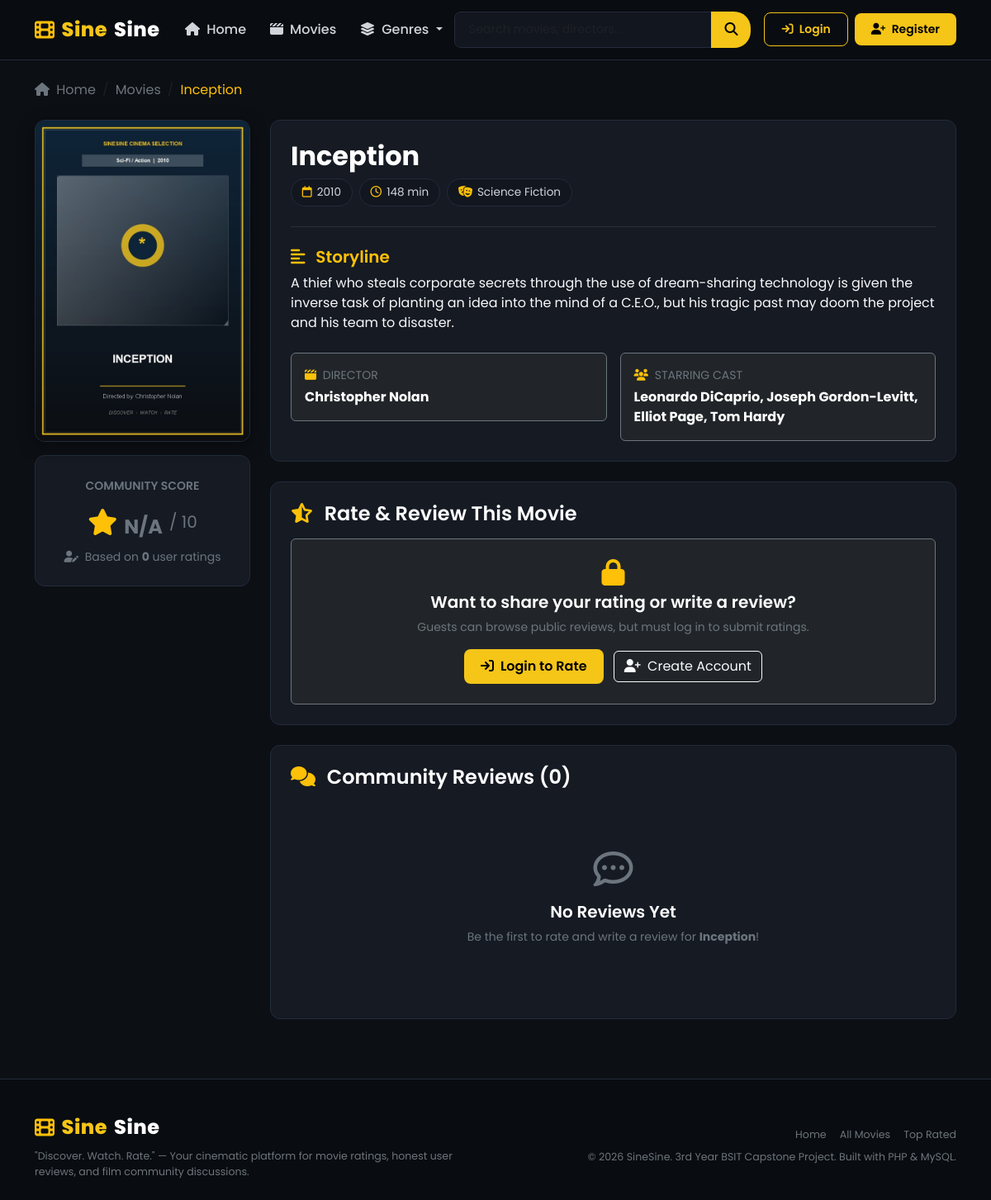
Page /movie-details.php?id=1 on the committed database.
### tables this page shows
CREATE TABLE `movies` (
  `id` INT AUTO_INCREMENT PRIMARY KEY,
  `title` VARCHAR(150) NOT NULL,
  `description` TEXT NOT NULL,
  `genre` VARCHAR(100) NOT NULL,
  `release_year` INT(4) NOT NULL,
  `director` VARCHAR(100) NOT NULL,
  `cast` TEXT NOT NULL,
  `duration` VARCHAR(50) NOT NULL,
  `poster` VARCHAR(255) NOT NULL,
  `created_at` TIMESTAMP DEFAULT CURRENT_TIMESTAMP
);

### includes/functions.php (called while the page is built, shortened)
<?php
function sanitize($data) {
    return htmlspecialchars(trim((string)$data), ENT_QUOTES, 'UTF-8');
}
function getMovieById($pdo, $movieId) {
    $sql = "SELECT m.*,
            COALESCE(AVG(r.rating), 0) AS avg_rating,
            COUNT(r.id) AS review_count
            FROM movies m
            LEFT JOIN reviews r ON m.id = r.movie_id
            WHERE m.id = :id
            GROUP BY m.id";
    $stmt = $pdo->prepare($sql);
    $stmt->execute([':id' => $movieId]);
    return $stmt->fetch();
}
function getMovieReviews($pdo, $movieId) {
    $sql = "SELECT r.*, u.username, u.full_name, u.avatar
            FROM reviews r
            JOIN users u ON r.user_id = u.id
            WHERE r.movie_id = :movie_id
            ORDER BY r.created_at DESC";
    $stmt = $pdo->prepare($sql);
    $stmt->execute([':movie_id' => $movieId]);
    return $stmt->fetchAll();
}

### includes/auth.php (called while the page is built, shortened)
<?php
function isLoggedIn() {
    return isset($_SESSION['user_id']) && !empty($_SESSION['user_id']);
}
function isAdmin() {
    return isLoggedIn() && isset($_SESSION['role']) && $_SESSION['role'] === 'admin';
}

### movie-details.php (the view, shortened to what this page needs)
<?php
require_once __DIR__ . '/config/database.php';
require_once __DIR__ . '/includes/auth.php';
require_once __DIR__ . '/includes/functions.php';
$pdo = getDBConnection();
$movieId = isset($_GET['id']) ? (int)$_GET['id'] : 0;
$movie = getMovieById($pdo, $movieId);
$reviews = getMovieReviews($pdo, $movieId);
$userExistingReview = null;
$hasRating = $movie['avg_rating'] > 0;
$ratingScore = $hasRating ? number_format($movie['avg_rating'], 1) : null;
include_once __DIR__ . '/includes/header.php';
?>
<nav aria-label="breadcrumb" class="mb-4">
    <ol class="breadcrumb">
        <li class="breadcrumb-item"><a href="/sinesine/index.php" class="text-secondary"><i class="fa-solid fa-house me-1"></i> Home</a></li>
        <li class="breadcrumb-item"><a href="/sinesine/movies.php" class="text-secondary">Movies</a></li>
        <li class="breadcrumb-item active text-warning" aria-current="page"><?= sanitize($movie['title']) ?></li>
    </ol>
</nav>
<div class="row g-4 mb-5">
    <div class="col-md-4 col-lg-3">
        <img src="/sinesine/assets/images/movies/<?= sanitize($movie['poster']) ?>"
             onerror="this.src='/sinesine/assets/images/movies/inception.jpg'"
             alt="<?= sanitize($movie['title']) ?>"
             class="detail-poster-img mb-3">
        <div class="detail-info-card text-center">
            <span class="text-secondary small text-uppercase fw-semibold">Community Score</span>
            <div class="d-flex align-items-center justify-content-center gap-2 my-2">
                <i class="fa-solid fa-star fa-2x text-warning"></i>
                <div class="display-6 fw-bold text-white">
                    <?= $hasRating ? $ratingScore : '<span class="fs-4 text-secondary">N/A</span>' ?>
                </div>
                <span class="text-secondary fs-5">/ 10</span>
            </div>
            <p class="text-secondary small mb-0">
                <i class="fa-solid fa-user-pen me-1"></i> Based on <strong><?= (int)$movie['review_count'] ?></strong> user rating<?= ((int)$movie['review_count'] === 1) ? '' : 's' ?>
            </p>
        </div>
    </div>
    <div class="col-md-8 col-lg-9">
        <div class="detail-info-card mb-4">
            <div class="d-flex flex-wrap justify-content-between align-items-start gap-2 mb-3">
                <div>
                    <h1 class="h2 text-white fw-bold mb-1"><?= sanitize($movie['title']) ?></h1>
                    <div class="d-flex flex-wrap gap-2 align-items-center mt-2">
                        <span class="detail-meta-pill"><i class="fa-regular fa-calendar text-warning"></i> <?= sanitize($movie['release_year']) ?></span>
                        <span class="detail-meta-pill"><i class="fa-regular fa-clock text-warning"></i> <?= sanitize($movie['duration']) ?></span>
                        <span class="detail-meta-pill"><i class="fa-solid fa-masks-theater text-warning"></i> <?= sanitize($movie['genre']) ?></span>
                    </div>
                </div>
            </div>
            <hr class="border-secondary my-4">
            <div class="mb-4">
                <h5 class="text-warning mb-2"><i class="fa-solid fa-align-left me-2"></i> Storyline</h5>
                <p class="text-light leading-relaxed fs-6 mb-0"><?= nl2br(sanitize($movie['description'])) ?></p>
            </div>
            <div class="row g-3">
                <div class="col-sm-6">
                    <div class="p-3 rounded bg-dark border border-secondary">
                        <span class="text-secondary small text-uppercase d-block mb-1"><i class="fa-solid fa-clapperboard text-warning me-1"></i> Director</span>
                        <strong class="text-white"><?= sanitize($movie['director']) ?></strong>
                    </div>
                </div>
                <div class="col-sm-6">
                    <div class="p-3 rounded bg-dark border border-secondary">
                        <span class="text-secondary small text-uppercase d-block mb-1"><i class="fa-solid fa-users text-warning me-1"></i> Starring Cast</span>
                        <strong class="text-white"><?= sanitize($movie['cast']) ?></strong>
                    </div>
                </div>
            </div>
        </div>
        <div class="detail-info-card mb-4" id="review-section">
            <h4 class="text-white mb-3">
                <i class="fa-solid fa-star-half-stroke text-warning me-2"></i>
                <?= $userExistingReview ? 'Your Submitted Rating & Review' : 'Rate & Review This Movie' ?>
            </h4>
            <?php if (isAdmin()): ?>
                <div class="text-center py-4 bg-dark rounded border border-secondary">
                    <i class="fa-solid fa-shield-halved text-warning fa-2x mb-2"></i>
                    <h5 class="text-white">Administrator Accounts</h5>
                    <p class="text-secondary small mb-0">Administrators cannot submit ratings or reviews.</p>
                </div>
            <?php else: ?>
                <div class="text-center py-4 bg-dark rounded border border-secondary">
                    <i class="fa-solid fa-lock text-warning fa-2x mb-2"></i>
                    <h5 class="text-white">Want to share your rating or write a review?</h5>
                    <p class="text-secondary small mb-3">Guests can browse public reviews, but must log in to submit ratings.</p>
                    <a href="/sinesine/login.php" class="btn btn-gold me-2">
                        <i class="fa-solid fa-arrow-right-to-bracket me-1"></i> Login to Rate
                    </a>
                    <a href="/sinesine/register.php" class="btn btn-outline-light">
                        <i class="fa-solid fa-user-plus me-1"></i> Create Account
                    </a>
                </div>
            <?php endif; ?>
        </div>
        <div class="detail-info-card">
            <div class="d-flex justify-content-between align-items-center mb-4">
                <h4 class="text-white mb-0">
                    <i class="fa-solid fa-comments text-warning me-2"></i>
                    Community Reviews (<?= count($reviews) ?>)
                </h4>
            </div>
            <?php if (empty($reviews)): ?>
                <div class="text-center py-5">
                    <i class="fa-regular fa-comment-dots text-secondary fa-3x mb-3"></i>
                    <h5 class="text-white">No Reviews Yet</h5>
                    <p class="text-secondary small">Be the first to rate and write a review for <strong><?= sanitize($movie['title']) ?></strong>!</p>
                </div>
            <?php endif; ?>
        </div>
    </div>
</div>
<?php include_once __DIR__ . '/includes/footer.php'; ?>

### assets/css/style.css (style rules this page uses)
:root { --bg-main: #0c0f14; --bg-card: #151a23; --bg-card-hover: #1c2230; --bg-navbar: #090c10; --bg-input: #12161f; --border-color: #232b3a; --gold: #f5c518; --gold-hover: #e2b616; --text-white: #ffffff; --text-muted: #8c9ba5; --text-light: #d1d5db; --danger: #e50914; --font-primary: 'Poppins', -apple-system, BlinkMacSystemFont, 'Segoe UI', Roboto, sans-serif; --radius-sm: 8px; --radius-md: 12px; --radius-lg: 16px; --shadow-soft: 0 4px 20px rgba(0, 0, 0, 0.4); --shadow-hover: 0 10px 30px rgba(0, 0, 0, 0.7); --transition: all 0.25s ease-in-out; }
body { background-color: var(--bg-main); color: var(--text-light); font-family: var(--font-primary); min-height: 100vh; display: flex; flex-direction: column; overflow-x: hidden; }
h1, h2, h3, h4, h5, h6 { color: var(--text-white); font-weight: 600; }
a { color: var(--gold); text-decoration: none; transition: var(--transition); }
.btn-gold { background-color: var(--gold); color: #000; font-weight: 600; border-radius: var(--radius-sm); padding: 0.55rem 1.25rem; border: none; transition: var(--transition); }
.detail-poster-img { width: 100%; border-radius: var(--radius-md); box-shadow: var(--shadow-soft); border: 1px solid var(--border-color); }
.detail-info-card { background-color: var(--bg-card); border: 1px solid var(--border-color); border-radius: var(--radius-md); padding: 1.5rem; }
.detail-meta-pill { background-color: var(--bg-input); border: 1px solid var(--border-color); padding: 0.35rem 0.8rem; border-radius: 20px; font-size: 0.85rem; display: inline-flex; align-items: center; gap: 6px; color: var(--text-light); }

### rows in the picture
movies: title "Inception", poster (picture), release_year "2010", duration "148 min", genre "Science Fiction", description "A thief who steals corporate secrets through the use of dream-sharing technology is given the inverse task of planting an idea into the mind of a C.E.O., but his tragic past may doom the project and his team to disaster.", director "Christopher Nolan", cast "Leonardo DiCaprio, Joseph Gordon-Levitt, Elliot Page, Tom Hardy"

### other values in the picture
$movie['review_count'] "0"
count($reviews) "0"
